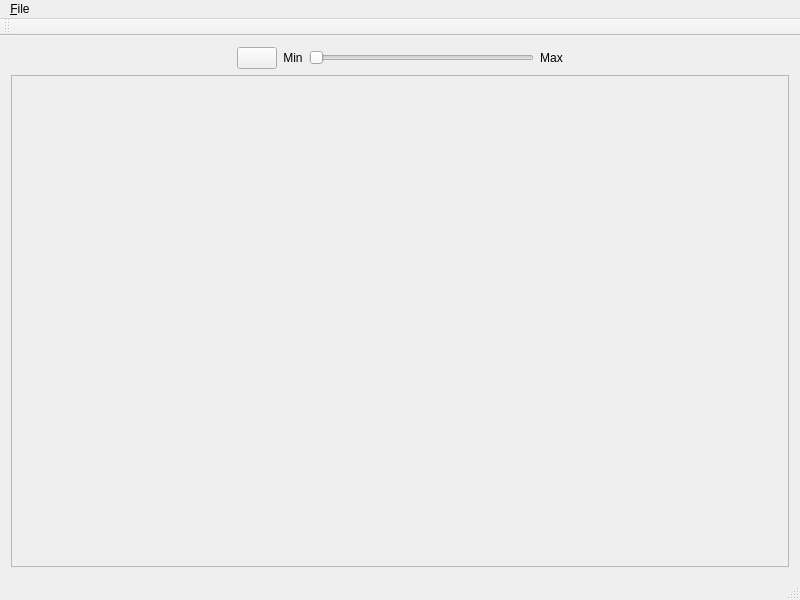
<?xml version="1.0" encoding="UTF-8"?>
<ui version="4.0">
 <class>DMC_MainWindow</class>
 <widget class="QMainWindow" name="DMC_MainWindow">
  <property name="geometry">
   <rect>
    <x>0</x>
    <y>0</y>
    <width>800</width>
    <height>600</height>
   </rect>
  </property>
  <property name="minimumSize">
   <size>
    <width>400</width>
    <height>300</height>
   </size>
  </property>
  <property name="windowTitle">
   <string>DM Helper Client</string>
  </property>
  <property name="windowIcon">
   <iconset resource="resources.qrc">
    <normaloff>:/img/data/dmhelper.png</normaloff>:/img/data/dmhelper.png</iconset>
  </property>
  <property name="autoFillBackground">
   <bool>false</bool>
  </property>
  <property name="styleSheet">
   <string notr="true">QMenuBar{background-image: url(:/img/data/parchment.jpg);}
QMenuBar:item {background-image: url(:/img/data/parchment.jpg);}
QMenu{background-image: url(:/img/data/parchment.jpg);}
QToolBar{background-image: url(:/img/data/parchment.jpg);}
QStatusBar{background-image: url(:/img/data/parchment.jpg);}
QMainWindow{background-image: url(:/img/data/parchment.jpg);}
QSplitter:handle{background: rgb(232, 199, 130);}
QScrollArea{background: rgb(247, 230, 174);}
QScrollBar{background: rgb(247, 230, 174);}
QComboBox{background-image: url(:/img/data/parchment.jpg);}</string>
  </property>
  <widget class="QWidget" name="centralWidget">
   <property name="styleSheet">
    <string notr="true">background-image: url(:/img/data/parchment.jpg);</string>
   </property>
   <layout class="QVBoxLayout" name="verticalLayout">
    <item>
     <layout class="QHBoxLayout" name="horizontalLayout_2">
      <item>
       <spacer name="horizontalSpacer">
        <property name="orientation">
         <enum>Qt::Horizontal</enum>
        </property>
        <property name="sizeHint" stdset="0">
         <size>
          <width>40</width>
          <height>20</height>
         </size>
        </property>
       </spacer>
      </item>
      <item>
       <widget class="QPushButton" name="btnMute">
        <property name="text">
         <string/>
        </property>
        <property name="icon">
         <iconset resource="resources.qrc">
          <normaloff>:/img/data/icon_audio.png</normaloff>:/img/data/icon_audio.png</iconset>
        </property>
        <property name="checkable">
         <bool>true</bool>
        </property>
       </widget>
      </item>
      <item>
       <widget class="QLabel" name="lblMin">
        <property name="text">
         <string>Min</string>
        </property>
        <property name="alignment">
         <set>Qt::AlignCenter</set>
        </property>
       </widget>
      </item>
      <item>
       <widget class="QSlider" name="sliderVolume">
        <property name="maximum">
         <number>100</number>
        </property>
        <property name="orientation">
         <enum>Qt::Horizontal</enum>
        </property>
       </widget>
      </item>
      <item>
       <widget class="QLabel" name="lblMax">
        <property name="text">
         <string>Max</string>
        </property>
        <property name="alignment">
         <set>Qt::AlignCenter</set>
        </property>
       </widget>
      </item>
      <item>
       <spacer name="horizontalSpacer_2">
        <property name="orientation">
         <enum>Qt::Horizontal</enum>
        </property>
        <property name="sizeHint" stdset="0">
         <size>
          <width>40</width>
          <height>20</height>
         </size>
        </property>
       </spacer>
      </item>
     </layout>
    </item>
    <item>
     <widget class="QFrame" name="frame">
      <property name="sizePolicy">
       <sizepolicy hsizetype="MinimumExpanding" vsizetype="MinimumExpanding">
        <horstretch>0</horstretch>
        <verstretch>0</verstretch>
       </sizepolicy>
      </property>
      <property name="frameShape">
       <enum>QFrame::StyledPanel</enum>
      </property>
      <property name="frameShadow">
       <enum>QFrame::Raised</enum>
      </property>
      <layout class="QGridLayout" name="gridLayout_2">
       <item row="0" column="0">
        <widget class="QLabel" name="lblImage">
         <property name="autoFillBackground">
          <bool>false</bool>
         </property>
         <property name="text">
          <string/>
         </property>
         <property name="scaledContents">
          <bool>false</bool>
         </property>
         <property name="alignment">
          <set>Qt::AlignCenter</set>
         </property>
        </widget>
       </item>
      </layout>
     </widget>
    </item>
   </layout>
  </widget>
  <widget class="QMenuBar" name="menuBar">
   <property name="geometry">
    <rect>
     <x>0</x>
     <y>0</y>
     <width>800</width>
     <height>26</height>
    </rect>
   </property>
   <property name="styleSheet">
    <string notr="true">background-image: url(:/img/data/parchment.jpg);</string>
   </property>
   <widget class="QMenu" name="menu_File">
    <property name="title">
     <string>&amp;File</string>
    </property>
    <addaction name="actionOptions"/>
    <addaction name="actionExit"/>
   </widget>
   <addaction name="menu_File"/>
  </widget>
  <widget class="QToolBar" name="mainToolBar">
   <property name="styleSheet">
    <string notr="true">background-image: url(:/img/data/parchment.jpg);</string>
   </property>
   <attribute name="toolBarArea">
    <enum>TopToolBarArea</enum>
   </attribute>
   <attribute name="toolBarBreak">
    <bool>false</bool>
   </attribute>
  </widget>
  <widget class="QStatusBar" name="statusBar">
   <property name="styleSheet">
    <string notr="true">background-image: url(:/img/data/parchment.jpg);</string>
   </property>
  </widget>
  <action name="actionOptions">
   <property name="text">
    <string>&amp;Options...</string>
   </property>
  </action>
  <action name="actionExit">
   <property name="text">
    <string>E&amp;xit</string>
   </property>
  </action>
 </widget>
 <layoutdefault spacing="6" margin="11"/>
 <resources>
  <include location="resources.qrc"/>
 </resources>
 <connections/>
</ui>
